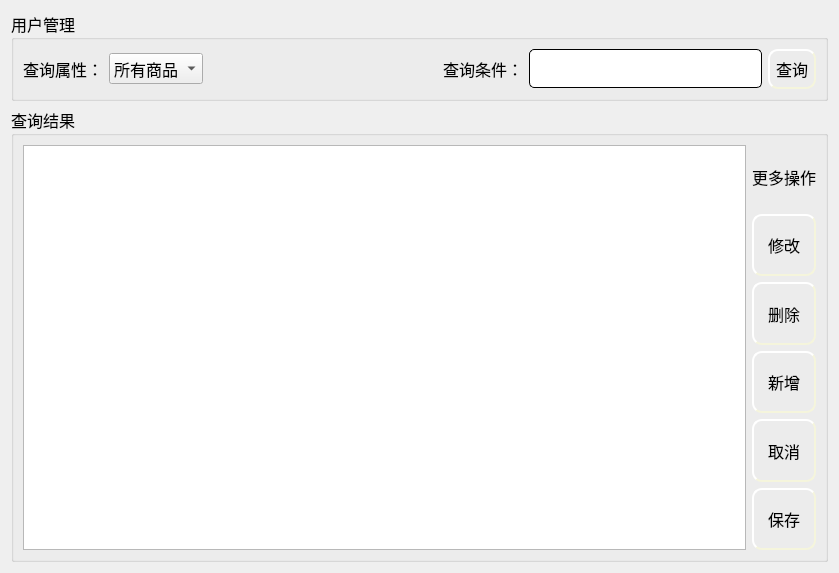
<?xml version="1.0" encoding="UTF-8"?>
<ui version="4.0">
 <class>ShopcartMS</class>
 <widget class="QWidget" name="ShopcartMS">
  <property name="geometry">
   <rect>
    <x>0</x>
    <y>0</y>
    <width>839</width>
    <height>573</height>
   </rect>
  </property>
  <property name="windowTitle">
   <string>Form</string>
  </property>
  <layout class="QGridLayout" name="gridLayout_6">
   <item row="0" column="0">
    <layout class="QGridLayout" name="gridLayout_5">
     <item row="0" column="0">
      <widget class="QGroupBox" name="groupBox">
       <property name="font">
        <font>
         <family>微软雅黑</family>
         <pointsize>12</pointsize>
        </font>
       </property>
       <property name="title">
        <string>用户管理</string>
       </property>
       <layout class="QGridLayout" name="gridLayout_2">
        <item row="0" column="0">
         <layout class="QGridLayout" name="gridLayout">
          <item row="0" column="0">
           <widget class="QLabel" name="label">
            <property name="text">
             <string>查询属性：</string>
            </property>
           </widget>
          </item>
          <item row="0" column="1">
           <widget class="QComboBox" name="comboBox">
            <item>
             <property name="text">
              <string>所有商品</string>
             </property>
            </item>
            <item>
             <property name="text">
              <string>顾客号</string>
             </property>
            </item>
            <item>
             <property name="text">
              <string>商品号</string>
             </property>
            </item>
            <item>
             <property name="text">
              <string>商品数量</string>
             </property>
            </item>
           </widget>
          </item>
          <item row="0" column="3">
           <widget class="QLabel" name="label_2">
            <property name="text">
             <string>查询条件：</string>
            </property>
           </widget>
          </item>
          <item row="0" column="4">
           <widget class="QLineEdit" name="le_select">
            <property name="styleSheet">
             <string notr="true">QLineEdit{
    border-style: outset;
    border-width: 1px;
    border-radius: 5px;

    min-width: 5em;
    padding: 6px;
}</string>
            </property>
           </widget>
          </item>
          <item row="0" column="5">
           <widget class="QPushButton" name="pb_select">
            <property name="styleSheet">
             <string notr="true">QPushButton{
	background-image: url(:/ico/pb1.jpg);
    border-style: outset;
    border-width: 2px;
    border-radius: 10px;
    border-color: beige;
    min-width: 5em;
    padding: 6px;
}
QPushButton:hover
{
	
	background-image: url(:/ico/pb.jpg);
    border-style: inset;
}

QPushButton:pressed{
	
	background-image: url(:/ico/pb2.jpg);
    border-style: inset;
}


</string>
            </property>
            <property name="text">
             <string>查询</string>
            </property>
           </widget>
          </item>
          <item row="0" column="2">
           <spacer name="horizontalSpacer">
            <property name="orientation">
             <enum>Qt::Horizontal</enum>
            </property>
            <property name="sizeHint" stdset="0">
             <size>
              <width>40</width>
              <height>20</height>
             </size>
            </property>
           </spacer>
          </item>
         </layout>
        </item>
       </layout>
      </widget>
     </item>
     <item row="1" column="0">
      <widget class="QGroupBox" name="groupBox_2">
       <property name="font">
        <font>
         <family>微软雅黑</family>
         <pointsize>12</pointsize>
        </font>
       </property>
       <property name="title">
        <string>查询结果</string>
       </property>
       <layout class="QGridLayout" name="gridLayout_4">
        <item row="0" column="0">
         <layout class="QGridLayout" name="gridLayout_3">
          <item row="0" column="1">
           <widget class="QLabel" name="label_3">
            <property name="sizePolicy">
             <sizepolicy hsizetype="Preferred" vsizetype="Expanding">
              <horstretch>0</horstretch>
              <verstretch>0</verstretch>
             </sizepolicy>
            </property>
            <property name="text">
             <string>更多操作</string>
            </property>
           </widget>
          </item>
          <item row="2" column="1">
           <widget class="QPushButton" name="pb_delete">
            <property name="sizePolicy">
             <sizepolicy hsizetype="Minimum" vsizetype="Expanding">
              <horstretch>0</horstretch>
              <verstretch>0</verstretch>
             </sizepolicy>
            </property>
            <property name="styleSheet">
             <string notr="true">QPushButton{
	background-image: url(:/ico/pb1.jpg);
    border-style: outset;
    border-width: 2px;
    border-radius: 10px;
    border-color: beige;
    min-width: 5em;
    padding: 6px;
}
QPushButton:hover
{
	
	background-image: url(:/ico/pb.jpg);
    border-style: inset;
}

QPushButton:pressed{
	
	background-image: url(:/ico/pb2.jpg);
    border-style: inset;
}


</string>
            </property>
            <property name="text">
             <string>删除</string>
            </property>
           </widget>
          </item>
          <item row="3" column="1">
           <widget class="QPushButton" name="pb_insert">
            <property name="sizePolicy">
             <sizepolicy hsizetype="Minimum" vsizetype="Expanding">
              <horstretch>0</horstretch>
              <verstretch>0</verstretch>
             </sizepolicy>
            </property>
            <property name="styleSheet">
             <string notr="true">QPushButton{
	background-image: url(:/ico/pb1.jpg);
    border-style: outset;
    border-width: 2px;
    border-radius: 10px;
    border-color: beige;
    min-width: 5em;
    padding: 6px;
}
QPushButton:hover
{
	
	background-image: url(:/ico/pb.jpg);
    border-style: inset;
}

QPushButton:pressed{
	
	background-image: url(:/ico/pb2.jpg);
    border-style: inset;
}


</string>
            </property>
            <property name="text">
             <string>新增</string>
            </property>
           </widget>
          </item>
          <item row="5" column="1">
           <widget class="QPushButton" name="pb_save">
            <property name="sizePolicy">
             <sizepolicy hsizetype="Minimum" vsizetype="Expanding">
              <horstretch>0</horstretch>
              <verstretch>0</verstretch>
             </sizepolicy>
            </property>
            <property name="styleSheet">
             <string notr="true">QPushButton{
	background-image: url(:/ico/pb1.jpg);
    border-style: outset;
    border-width: 2px;
    border-radius: 10px;
    border-color: beige;
    min-width: 5em;
    padding: 6px;
}
QPushButton:hover
{
	
	background-image: url(:/ico/pb.jpg);
    border-style: inset;
}

QPushButton:pressed{
	
	background-image: url(:/ico/pb2.jpg);
    border-style: inset;
}


</string>
            </property>
            <property name="text">
             <string>保存</string>
            </property>
           </widget>
          </item>
          <item row="0" column="0" rowspan="6">
           <widget class="QTableWidget" name="tableWidget">
            <property name="sizePolicy">
             <sizepolicy hsizetype="Expanding" vsizetype="Expanding">
              <horstretch>0</horstretch>
              <verstretch>0</verstretch>
             </sizepolicy>
            </property>
           </widget>
          </item>
          <item row="4" column="1">
           <widget class="QPushButton" name="pb_cancel">
            <property name="sizePolicy">
             <sizepolicy hsizetype="Minimum" vsizetype="Expanding">
              <horstretch>0</horstretch>
              <verstretch>0</verstretch>
             </sizepolicy>
            </property>
            <property name="styleSheet">
             <string notr="true">QPushButton{
	background-image: url(:/ico/pb1.jpg);
    border-style: outset;
    border-width: 2px;
    border-radius: 10px;
    border-color: beige;
    min-width: 5em;
    padding: 6px;
}
QPushButton:hover
{
	
	background-image: url(:/ico/pb.jpg);
    border-style: inset;
}

QPushButton:pressed{
	
	background-image: url(:/ico/pb2.jpg);
    border-style: inset;
}


</string>
            </property>
            <property name="text">
             <string>取消</string>
            </property>
           </widget>
          </item>
          <item row="1" column="1">
           <widget class="QPushButton" name="pb_update">
            <property name="sizePolicy">
             <sizepolicy hsizetype="Minimum" vsizetype="Expanding">
              <horstretch>0</horstretch>
              <verstretch>0</verstretch>
             </sizepolicy>
            </property>
            <property name="styleSheet">
             <string notr="true">QPushButton{
	background-image: url(:/ico/pb1.jpg);
    border-style: outset;
    border-width: 2px;
    border-radius: 10px;
    border-color: beige;
    min-width: 5em;
    padding: 6px;
}
QPushButton:hover
{
	
	background-image: url(:/ico/pb.jpg);
    border-style: inset;
}

QPushButton:pressed{
	
	background-image: url(:/ico/pb2.jpg);
    border-style: inset;
}


</string>
            </property>
            <property name="text">
             <string>修改</string>
            </property>
           </widget>
          </item>
         </layout>
        </item>
       </layout>
      </widget>
     </item>
    </layout>
   </item>
  </layout>
 </widget>
 <resources/>
 <connections/>
</ui>
